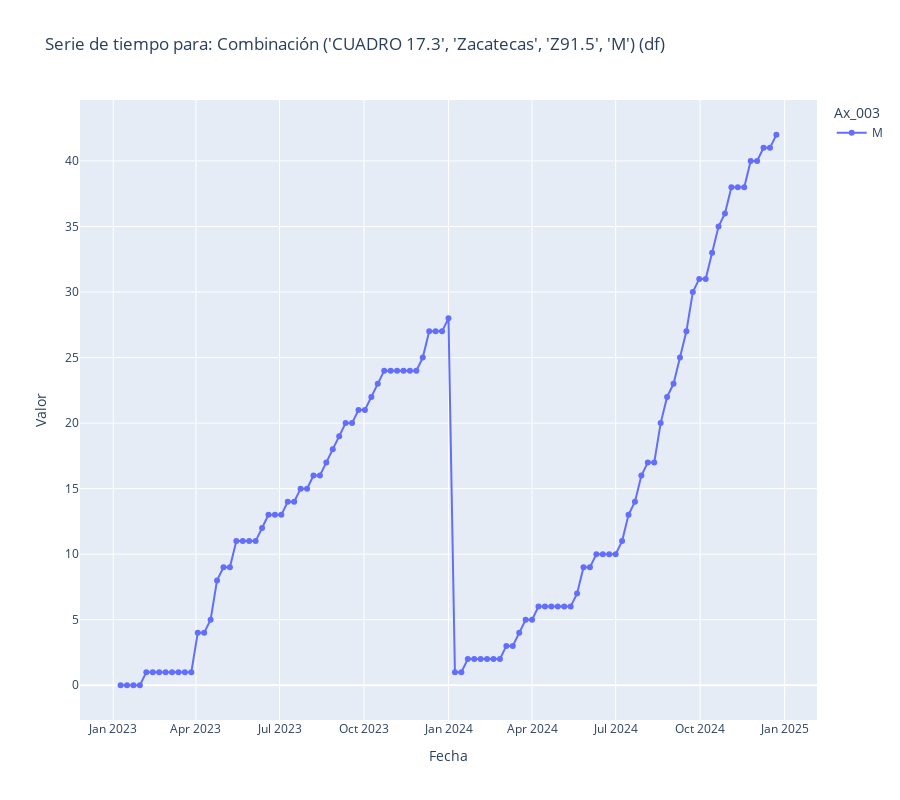

The notebook cell saved with this chart:
### Markdown cell above
# 🔸 Combinación ('CUADRO 17.3', 'Zacatecas', 'Z91.5', 'H')

### Code cell
title = "Combinación ('CUADRO 17.3', 'Zacatecas', 'Z91.5', 'M')"

# # key = 'CUADRO 17.|Aguascalientes|G20|Acum.'
# key = 'CUADRO 17.|Michoacán|G20|Acum.'
filters = (df['Cuadro'] == 'CUADRO 17.3') \
          & (df['Estado']== 'Zacatecas') \
          & (df['Codigo Padecimiento'] == 'Z91.5') \
          & (df['Ax_003'] == 'M') 
        #   & ((df['Año'] >= 2014) & (df['Año'] <= 2016))    
# filters = (df['key']==key)

tmp = df[filters]

display(tmp.head())
fig = px.line(tmp, x='Fecha', y='Valor',title=f"Serie de tiempo para: {title} (df)", 
              hover_data={'Semana': True, 'Año': True},
              color = 'Ax_003', markers = True)
fig.update_layout(height=800)
fig.show()
